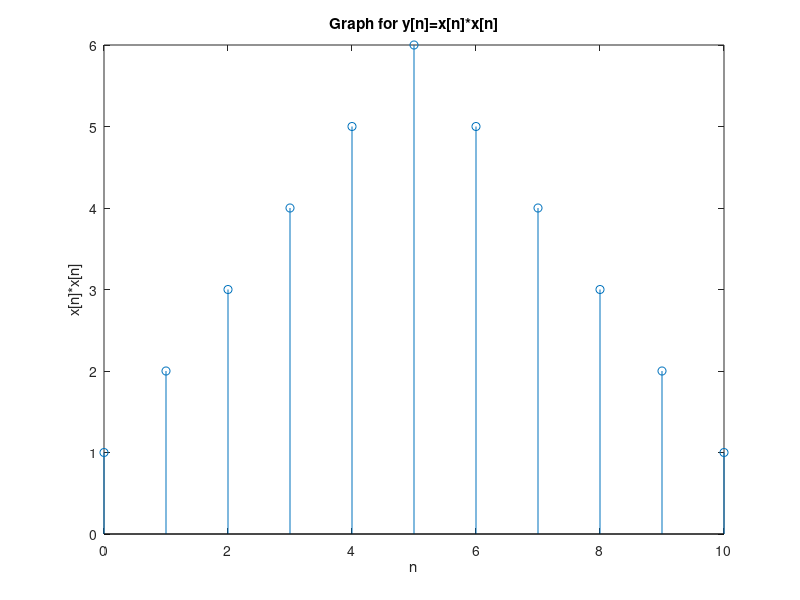

Here is the MATLAB script that generated this plot:
% 2.1(b)
ny = 0:10;
x = ones(1,6);
y = conv(x,x);

stem(ny,y);
xlabel('n'); ylabel('x[n]*x[n]');
title('Graph for y[n]=x[n]*x[n]');